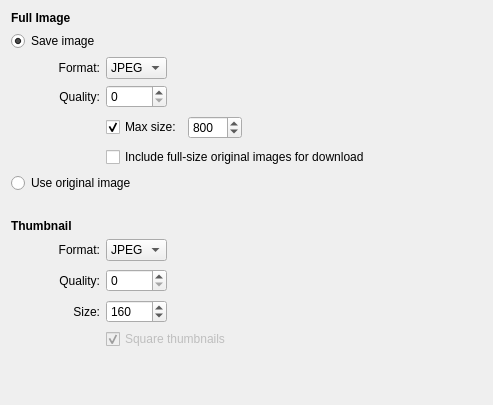
<ui version="4.0" >
 <class>ImageSettingsPage</class>
 <widget class="QWidget" name="ImageSettingsPage" >
  <property name="geometry" >
   <rect>
    <x>0</x>
    <y>0</y>
    <width>493</width>
    <height>405</height>
   </rect>
  </property>
  <layout class="QGridLayout" name="gridLayout" >
   <item row="0" column="0" colspan="2" >
    <widget class="QLabel" name="label" >
     <property name="font" >
      <font>
       <weight>75</weight>
       <bold>true</bold>
      </font>
     </property>
     <property name="text" >
      <string>Full Image</string>
     </property>
    </widget>
   </item>
   <item row="1" column="0" colspan="2" >
    <widget class="QRadioButton" name="mSaveImageButton" >
     <property name="text" >
      <string>Save image</string>
     </property>
     <property name="checked" >
      <bool>true</bool>
     </property>
    </widget>
   </item>
   <item row="2" column="1" >
    <widget class="QLabel" name="textLabel2_2_2_2" >
     <property name="text" >
      <string>Format:</string>
     </property>
     <property name="alignment" >
      <set>Qt::AlignRight|Qt::AlignTrailing|Qt::AlignVCenter</set>
     </property>
     <property name="wordWrap" >
      <bool>false</bool>
     </property>
     <property name="buddy" >
      <cstring>kcfg_fullFormat</cstring>
     </property>
    </widget>
   </item>
   <item row="2" column="2" >
    <widget class="QComboBox" name="kcfg_fullFormat" >
     <item>
      <property name="text" >
       <string>JPEG</string>
      </property>
     </item>
     <item>
      <property name="text" >
       <string>PNG</string>
      </property>
     </item>
    </widget>
   </item>
   <item row="2" column="3" >
    <spacer name="spacer4" >
     <property name="orientation" >
      <enum>Qt::Horizontal</enum>
     </property>
     <property name="sizeType" >
      <enum>QSizePolicy::Expanding</enum>
     </property>
     <property name="sizeHint" stdset="0" >
      <size>
       <width>312</width>
       <height>17</height>
      </size>
     </property>
    </spacer>
   </item>
   <item row="3" column="1" >
    <widget class="QLabel" name="textLabel4" >
     <property name="text" >
      <string>Quality:</string>
     </property>
     <property name="alignment" >
      <set>Qt::AlignRight|Qt::AlignTrailing|Qt::AlignVCenter</set>
     </property>
     <property name="wordWrap" >
      <bool>false</bool>
     </property>
     <property name="buddy" >
      <cstring>kcfg_fullQuality</cstring>
     </property>
    </widget>
   </item>
   <item row="3" column="2" >
    <widget class="QSpinBox" name="kcfg_fullQuality" >
     <property name="maximum" >
      <number>100</number>
     </property>
    </widget>
   </item>
   <item row="4" column="0" >
    <spacer name="horizontalSpacer_6" >
     <property name="orientation" >
      <enum>Qt::Horizontal</enum>
     </property>
     <property name="sizeType" >
      <enum>QSizePolicy::Fixed</enum>
     </property>
     <property name="sizeHint" stdset="0" >
      <size>
       <width>40</width>
       <height>20</height>
      </size>
     </property>
    </spacer>
   </item>
   <item row="4" column="2" colspan="2" >
    <widget class="QWidget" native="1" name="widget" >
     <layout class="QHBoxLayout" name="horizontalLayout_2" >
      <property name="margin" >
       <number>0</number>
      </property>
      <item>
       <widget class="QCheckBox" name="kcfg_fullResize" >
        <property name="text" >
         <string>Max size:</string>
        </property>
        <property name="checked" >
         <bool>true</bool>
        </property>
       </widget>
      </item>
      <item>
       <widget class="QSpinBox" name="kcfg_fullSize" >
        <property name="minimum" >
         <number>1</number>
        </property>
        <property name="maximum" >
         <number>9999</number>
        </property>
        <property name="value" >
         <number>800</number>
        </property>
       </widget>
      </item>
      <item>
       <spacer name="horizontalSpacer_2" >
        <property name="orientation" >
         <enum>Qt::Horizontal</enum>
        </property>
        <property name="sizeHint" stdset="0" >
         <size>
          <width>188</width>
          <height>27</height>
         </size>
        </property>
       </spacer>
      </item>
     </layout>
    </widget>
   </item>
   <item row="5" column="2" colspan="2" >
    <layout class="QHBoxLayout" name="horizontalLayout" >
     <item>
      <widget class="QCheckBox" name="kcfg_copyOriginalImage" >
       <property name="text" >
        <string>Include full-size original images for download</string>
       </property>
       <property name="checked" >
        <bool>false</bool>
       </property>
      </widget>
     </item>
     <item>
      <spacer name="horizontalSpacer_3" >
       <property name="orientation" >
        <enum>Qt::Horizontal</enum>
       </property>
       <property name="sizeHint" stdset="0" >
        <size>
         <width>40</width>
         <height>20</height>
        </size>
       </property>
      </spacer>
     </item>
    </layout>
   </item>
   <item row="6" column="0" colspan="3" >
    <widget class="QRadioButton" name="mUseOriginalImageButton" >
     <property name="text" >
      <string>Use original image</string>
     </property>
    </widget>
   </item>
   <item row="7" column="0" >
    <spacer name="verticalSpacer" >
     <property name="orientation" >
      <enum>Qt::Vertical</enum>
     </property>
     <property name="sizeType" >
      <enum>QSizePolicy::Fixed</enum>
     </property>
     <property name="sizeHint" stdset="0" >
      <size>
       <width>20</width>
       <height>20</height>
      </size>
     </property>
    </spacer>
   </item>
   <item row="8" column="0" colspan="2" >
    <widget class="QLabel" name="label_2" >
     <property name="font" >
      <font>
       <weight>75</weight>
       <bold>true</bold>
      </font>
     </property>
     <property name="text" >
      <string>Thumbnail</string>
     </property>
    </widget>
   </item>
   <item row="9" column="1" >
    <widget class="QLabel" name="textLabel2_2_2" >
     <property name="text" >
      <string>Format:</string>
     </property>
     <property name="alignment" >
      <set>Qt::AlignRight|Qt::AlignTrailing|Qt::AlignVCenter</set>
     </property>
     <property name="wordWrap" >
      <bool>false</bool>
     </property>
     <property name="buddy" >
      <cstring>kcfg_thumbnailFormat</cstring>
     </property>
    </widget>
   </item>
   <item row="9" column="2" >
    <widget class="QComboBox" name="kcfg_thumbnailFormat" >
     <item>
      <property name="text" >
       <string>JPEG</string>
      </property>
     </item>
     <item>
      <property name="text" >
       <string>PNG</string>
      </property>
     </item>
    </widget>
   </item>
   <item row="10" column="0" >
    <spacer name="horizontalSpacer_7" >
     <property name="orientation" >
      <enum>Qt::Horizontal</enum>
     </property>
     <property name="sizeType" >
      <enum>QSizePolicy::Fixed</enum>
     </property>
     <property name="sizeHint" stdset="0" >
      <size>
       <width>40</width>
       <height>27</height>
      </size>
     </property>
    </spacer>
   </item>
   <item row="10" column="1" >
    <widget class="QLabel" name="textLabel4_2" >
     <property name="text" >
      <string>Quality:</string>
     </property>
     <property name="alignment" >
      <set>Qt::AlignRight|Qt::AlignTrailing|Qt::AlignVCenter</set>
     </property>
     <property name="wordWrap" >
      <bool>false</bool>
     </property>
     <property name="buddy" >
      <cstring>kcfg_thumbnailQuality</cstring>
     </property>
    </widget>
   </item>
   <item row="10" column="2" >
    <widget class="QSpinBox" name="kcfg_thumbnailQuality" >
     <property name="maximum" >
      <number>100</number>
     </property>
    </widget>
   </item>
   <item row="10" column="3" >
    <spacer name="horizontalSpacer_4" >
     <property name="orientation" >
      <enum>Qt::Horizontal</enum>
     </property>
     <property name="sizeHint" stdset="0" >
      <size>
       <width>309</width>
       <height>27</height>
      </size>
     </property>
    </spacer>
   </item>
   <item row="11" column="1" >
    <widget class="QLabel" name="textLabel2_2" >
     <property name="text" >
      <string>Size:</string>
     </property>
     <property name="alignment" >
      <set>Qt::AlignRight|Qt::AlignTrailing|Qt::AlignVCenter</set>
     </property>
     <property name="wordWrap" >
      <bool>false</bool>
     </property>
     <property name="buddy" >
      <cstring>kcfg_thumbnailSize</cstring>
     </property>
    </widget>
   </item>
   <item row="11" column="2" >
    <widget class="QSpinBox" name="kcfg_thumbnailSize" >
     <property name="minimum" >
      <number>1</number>
     </property>
     <property name="maximum" >
      <number>9999</number>
     </property>
     <property name="value" >
      <number>160</number>
     </property>
    </widget>
   </item>
   <item row="12" column="2" colspan="2" >
    <widget class="QCheckBox" name="kcfg_thumbnailSquare" >
     <property name="enabled" >
      <bool>false</bool>
     </property>
     <property name="text" >
      <string>Square thumbnails</string>
     </property>
     <property name="checkable" >
      <bool>true</bool>
     </property>
     <property name="checked" >
      <bool>true</bool>
     </property>
    </widget>
   </item>
   <item row="13" column="3" >
    <spacer name="verticalSpacer_2" >
     <property name="orientation" >
      <enum>Qt::Vertical</enum>
     </property>
     <property name="sizeHint" stdset="0" >
      <size>
       <width>20</width>
       <height>40</height>
      </size>
     </property>
    </spacer>
   </item>
  </layout>
 </widget>
 <layoutdefault spacing="6" margin="11" />
 <pixmapfunction>qPixmapFromMimeSource</pixmapfunction>
 <tabstops>
  <tabstop>mSaveImageButton</tabstop>
  <tabstop>kcfg_fullFormat</tabstop>
  <tabstop>kcfg_fullQuality</tabstop>
  <tabstop>kcfg_fullResize</tabstop>
  <tabstop>kcfg_fullSize</tabstop>
  <tabstop>kcfg_copyOriginalImage</tabstop>
  <tabstop>mUseOriginalImageButton</tabstop>
  <tabstop>kcfg_thumbnailFormat</tabstop>
  <tabstop>kcfg_thumbnailQuality</tabstop>
  <tabstop>kcfg_thumbnailSize</tabstop>
  <tabstop>kcfg_thumbnailSquare</tabstop>
 </tabstops>
 <resources/>
 <connections>
  <connection>
   <sender>kcfg_fullResize</sender>
   <signal>toggled(bool)</signal>
   <receiver>kcfg_fullSize</receiver>
   <slot>setEnabled(bool)</slot>
   <hints>
    <hint type="sourcelabel" >
     <x>126</x>
     <y>145</y>
    </hint>
    <hint type="destinationlabel" >
     <x>217</x>
     <y>142</y>
    </hint>
   </hints>
  </connection>
  <connection>
   <sender>mSaveImageButton</sender>
   <signal>toggled(bool)</signal>
   <receiver>kcfg_fullFormat</receiver>
   <slot>setEnabled(bool)</slot>
   <hints>
    <hint type="sourcelabel" >
     <x>73</x>
     <y>38</y>
    </hint>
    <hint type="destinationlabel" >
     <x>125</x>
     <y>60</y>
    </hint>
   </hints>
  </connection>
  <connection>
   <sender>mSaveImageButton</sender>
   <signal>toggled(bool)</signal>
   <receiver>kcfg_fullQuality</receiver>
   <slot>setEnabled(bool)</slot>
   <hints>
    <hint type="sourcelabel" >
     <x>56</x>
     <y>44</y>
    </hint>
    <hint type="destinationlabel" >
     <x>121</x>
     <y>112</y>
    </hint>
   </hints>
  </connection>
  <connection>
   <sender>mSaveImageButton</sender>
   <signal>toggled(bool)</signal>
   <receiver>kcfg_copyOriginalImage</receiver>
   <slot>setEnabled(bool)</slot>
   <hints>
    <hint type="sourcelabel" >
     <x>98</x>
     <y>42</y>
    </hint>
    <hint type="destinationlabel" >
     <x>174</x>
     <y>174</y>
    </hint>
   </hints>
  </connection>
  <connection>
   <sender>mSaveImageButton</sender>
   <signal>toggled(bool)</signal>
   <receiver>textLabel2_2_2_2</receiver>
   <slot>setEnabled(bool)</slot>
   <hints>
    <hint type="sourcelabel" >
     <x>179</x>
     <y>35</y>
    </hint>
    <hint type="destinationlabel" >
     <x>89</x>
     <y>73</y>
    </hint>
   </hints>
  </connection>
  <connection>
   <sender>mSaveImageButton</sender>
   <signal>toggled(bool)</signal>
   <receiver>textLabel4</receiver>
   <slot>setEnabled(bool)</slot>
   <hints>
    <hint type="sourcelabel" >
     <x>248</x>
     <y>49</y>
    </hint>
    <hint type="destinationlabel" >
     <x>92</x>
     <y>104</y>
    </hint>
   </hints>
  </connection>
  <connection>
   <sender>mSaveImageButton</sender>
   <signal>toggled(bool)</signal>
   <receiver>widget</receiver>
   <slot>setEnabled(bool)</slot>
   <hints>
    <hint type="sourcelabel" >
     <x>266</x>
     <y>34</y>
    </hint>
    <hint type="destinationlabel" >
     <x>328</x>
     <y>131</y>
    </hint>
   </hints>
  </connection>
 </connections>
</ui>
